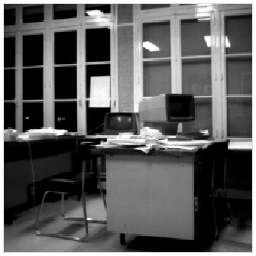
#> input picture Lab6-7/images/bureau.gif, 256 x 256 px
$ jupyter execute Lab67.ipynb   (shell and % lines are left out)
#> lines starting #> are read from the running program, lines starting #| are printed output that depends on the picture
# Digital Signal Processing

### MsCV - ViBOT - MAIA

[cell 1]

# To make some nice plot
import matplotlib.pyplot as plt
# To play with arrays
import numpy as np
import scipy as sp
from skimage import io

from skimage import img_as_float
from matplotlib import cm
from skimage import img_as_ubyte
from scipy import signal

## Filtering
**1.1**

[cell 2]
n1, d1 = signal.butter(3, 0.25)
w1, h1 = signal.freqz(n1, d1)
# High pass
n2, d2 = signal.butter(3, 0.75, 'highpass')
w2, h2 = signal.freqz(n2, d2)
# Band pass
n3, d3 = signal.butter(3, [0.3, 0.7], 'bandpass')
w3, h3 = signal.freqz(n3, d3)
# Band stop
n4, d4 = signal.butter(3, [0.3, 0.7], 'bandstop')
w4, h4 = signal.freqz(n4, d4)

# Butterworth filter
plt.figure
plt.subplot(221)
plt.plot(w1/np.pi,np.abs(h1))
plt.subplot(222)
plt.plot(w2/np.pi,np.abs(h2))
plt.figure
plt.subplot(223)
plt.plot(w3/np.pi,np.abs(h3))
plt.subplot(224)
plt.plot(w4/np.pi,np.abs(h4))
plt.tight_layout()
#> figure, not shown here; panel 1: curve peaks at x = 0, y = 1; panel 2: curve peaks at x = 0.998, y = 1; panel 3: curve peaks at x = 0.5, y = 1; panel 4: curve peaks at x = 0, y = 1

[cell 3]
# Chebychev filter
# Lowpass
n1, d1 = signal.cheby1(3, 1, 0.25, 'low')
w1, h1 = signal.freqz(n1, d1)
# Highpass
n2, d2 = signal.cheby1(3, 1, 0.75, 'highpass')
w2, h2 = signal.freqz(n2, d2)
# Passband
n3, d3 = signal.cheby1(3, 1, [0.3, 0.7], 'bandpass')
w3, h3 = signal.freqz(n3, d3)
# Bandstop
n4, d4 = signal.cheby1(3, 1, [0.3, 0.7], 'bandstop')
w4, h4 = signal.freqz(n4, d4)

# Chebychev_I filter
plt.figure
plt.subplot(221)
plt.plot(w1/np.pi,np.abs(h1))
plt.subplot(222)
plt.plot(w2/np.pi,np.abs(h2))
plt.figure
plt.subplot(223)
plt.plot(w3/np.pi,np.abs(h3))
plt.subplot(224)
plt.plot(w4/np.pi,np.abs(h4))
plt.tight_layout()
#> figure, not shown here; panel 1: curve peaks at x = 0, y = 1; panel 2: curve peaks at x = 0.781, y = 1; panel 3: curve peaks at x = 0.5, y = 1; panel 4: curve peaks at x = 0, y = 1

**1.2**

[cell 4]
# Lowpass
n1, d1 = signal.cheby1(3, 1, 0.25, 'low')
w1, h1 = signal.freqz(n1, d1)

n2, d2 = signal.cheby1(5, 1, 0.25, 'low')
w2, h2 = signal.freqz(n2, d2)

n3, d3 = signal.cheby1(10, 1, 0.25, 'low')
w3, h3 = signal.freqz(n3, d3)

n4, d4 = signal.cheby1(20, 1, 0.25, 'low')
w4, h4 = signal.freqz(n4, d4)

# Chebychev_I filter
plt.figure
plt.subplot(221)
plt.plot(w1/np.pi,np.abs(h1))
plt.subplot(222)
plt.plot(w2/np.pi,np.abs(h2))
plt.figure
plt.subplot(223)
plt.plot(w3/np.pi,np.abs(h3))
plt.subplot(224)
plt.plot(w4/np.pi,np.abs(h4))
plt.tight_layout()

# As we can see from the plots, the transition from passed frequencies to rejected frequencies is better when we
# increase the order of the filter but the ripple increases (oscillations).
#> figure, not shown here; panel 1: curve peaks at x = 0, y = 1; panel 2: curve peaks at x = 0, y = 1; panel 3: curve peaks at x = 0.041, y = 1; panel 4: curve peaks at x = 0.0996, y = 1

## Recursive filter

**2.1**

[cell 5]
# Dirac function
def dirac(n=0, N=20):
    # Check that the parameter are valid
    if n > N - 1:
        raise ValueError('n should be inferior to N-1')

    # Create the array
    s = np.zeros((N, ))
    # Place the dirac
    s[n] = 1

    return s
# =====================================================
x = dirac(20,40)
Ts = 0.5
s = 1.5 # scaling factor
alpha = s*Ts
a = np.exp(-alpha)

**2.2**

[cell 6]
y = np.zeros(42)
for i in range(2,40):
    y[i] = 2*a*y[i-1] - a**2*y[i-2] + x[i] + a*(alpha-1)*x[i-1]


ya = np.zeros(40)
for i in range(37, 0, -1):
    ya[i] = 2*a*ya[i+1] - a**2*ya[i+2] + a*(alpha+1)*x[i+1] - a**2*x[i+2]

plt.figure
plt.subplot(211)
plt.stem(y)
plt.subplot(212)
plt.stem(ya)
#> figure, not shown here; panel 1: curve peaks at x = 20, y = 1; panel 2: curve peaks at x = 19, y = 0.827

**2.3**

[cell 7]
# Step function
def step(n=0, N=20):
    # Check that the parameter are valid
#> called with n = 10, N = 40
    if n > N - 1:
        raise ValueError('n should be inferior to N-1')

    # Create the array
    s = np.zeros((N, ))
    # Create the ramp
    for idx_s in np.arange(n, N):
        s[idx_s] = 1

    return s
# =====================================================
x2 = step(10, 40) - step(30, 40)

y = np.zeros(42)
for i in range(0,40): # Causal
    y[i] = 2*a*y[i-1] - a**2*y[i-2] - s*alpha*a*x2[i-1]

ya = np.zeros(40)
for i in range(37, 0, -1): # Anticausal
    ya[i] = 2*a*ya[i+1] - a**2*ya[i+2] + s*alpha*a*x2[i+1]

plt.figure
plt.subplot(211)
plt.stem(y)
plt.subplot(212)
plt.stem(ya)
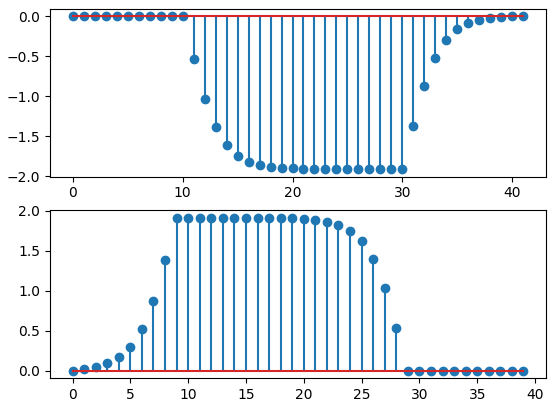
#> figure drawn by matplotlib, 2 panels; panel 1: curve peaks at x = 0, y = 0; panel 2: curve peaks at x = 9, y = 1.91

**2.4**

[cell 8]
# As we can see, when applying the derivative filter, it is highliting the edges.
# When we sum up the causal and anticausal parts we will have the edges highlighted.

**3.1**

[cell 9]
image = plt.imread('../images/bureau.gif')
#> image is the input picture: shape (256, 256); min 0, max 255, mean 91.3
plt.imshow(image, cmap='gray')

**3.2** , **3.3**

[cell 10]
size = image.shape
#> size = (256, 256)

# Smoothing along columns
yc = np.zeros((256, 256))
ya = np.zeros((256, 256))
out = np.zeros((256, 256))

for i in range(0, 256):
    for j in range(0, 256):
        yc[j][i] = 2*a*yc[j-1][i] - a**2*yc[j-2][i] + image[j][i] + a*(alpha-1)*image[j-1][i]

for i in range(0, 256):
    for j in range(254, 0, -1):
        ya[j][i] = 2*a*ya[j+1][i] - a**2*ya[j+1][i] + a*(alpha+1)*image[j+1][i] - a**2*image[j+1][i]
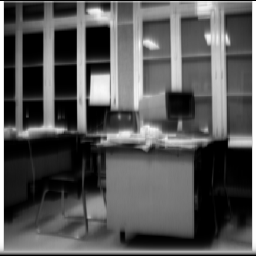
#> ya: shape (256, 256) float64; min 0, max 552.8, mean 190.1; drawn with min black and max white

for i in range(0, 256):
    for j in range(0, 256):
        out[i][j] = yc[i][j] + ya[i][j]
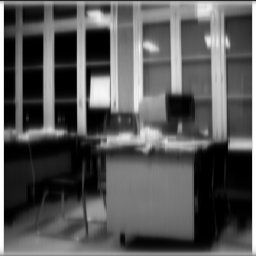
#> out: shape (256, 256) float64; min 7e-08, max 1360.6, mean 474.2; drawn with min black and max white

# Applying the derivative filter along the rows
yc = np.zeros((256, 256))
ya = np.zeros((256, 256))
out2 = np.zeros((256, 256))

for j in range(0, 256):
    for i in range(0, 256):
        yc[j][i] = 2*a*yc[j][i-1] - a**2*yc[j][i-2] - s*alpha*a*image[j][i-1]
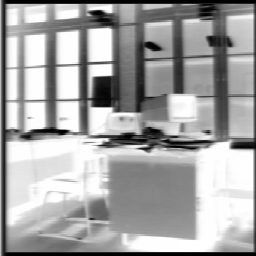
#> yc: shape (256, 256) float64; min -486.8, max -6.13e-24, mean -171.5; drawn with min black and max white

for j in range(0, 256):
    for i in range(253, 0, -1):
        ya[j][i] = 2*a*ya[j][i+1] - a**2*ya[j][i+2] + s*alpha*a*image[j][i+1]
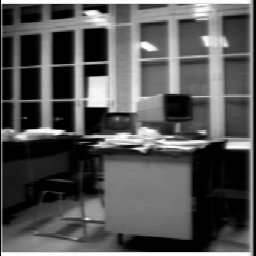
#> ya: shape (256, 256) float64; min 0, max 486.8, mean 166.4; drawn with min black and max white

for i in range(0, 256):
    for j in range(0, 256):
        out2[i][j] = yc[i][j] + ya[i][j]
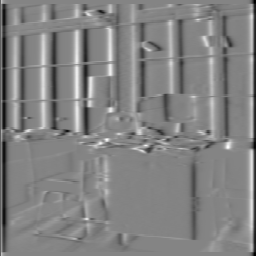
#> out2: shape (256, 256) float64; min -486.8, max 452.5, mean -5.1; drawn with min black and max white

# Applying Smoothing along rows
yc = np.zeros((256, 256))
ya = np.zeros((256, 256))
out3 = np.zeros((256, 256))

for j in range(0, 256):
    for i in range(0, 256):
        yc[j][i] = 2*a*yc[j][i-1] - a**2*yc[j][i-2] + image[j][i] + a*(alpha-1)*image[j][i-1]
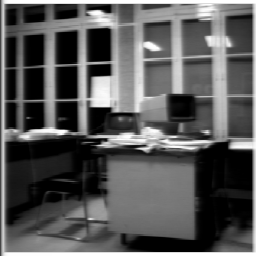
#> yc: shape (256, 256) float64; min 8.69e-24, max 807.8, mean 284.2; drawn with min black and max white

for j in range(0, 256):
    for i in range(253, 0, -1):
        ya[j][i] = 2*a*ya[j][i+1] - a**2*ya[j][i+1] + a*(alpha+1)*image[j][i+1] - a**2*image[j][i+1]

for i in range(0, 256):
    for j in range(0, 256):
        out3[i][j] = yc[i][j] + ya[i][j]
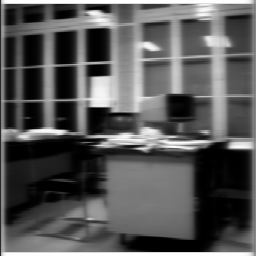
#> out3: shape (256, 256) float64; min 2.25e-06, max 1360.6, mean 472.8; drawn with min black and max white

# Derivation along columns
yc = np.zeros((256, 256))
ya = np.zeros((256, 256))
out4 = np.zeros((256, 256))

for i in range(0, 256):
    for j in range(0, 256):
        yc[j][i] = 2*a*yc[j-1][i] - a**2*yc[j-2][i] - s*alpha*a*image[j-1][i]
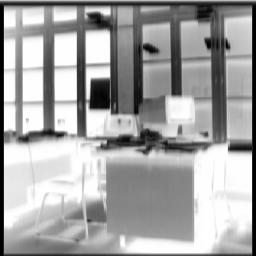
#> yc: shape (256, 256) float64; min -486.8, max -3.85e-29, mean -171.5; drawn with min black and max white

for i in range(0, 256):
    for j in range(253, 0, -1):
        ya[j][i] = 2*a*ya[j+1][i] - a**2*ya[j+2][i] + s*alpha*a*image[j+1][i]

for i in range(0, 256):
    for j in range(0, 256):
        out4[i][j] = yc[i][j] + ya[i][j]
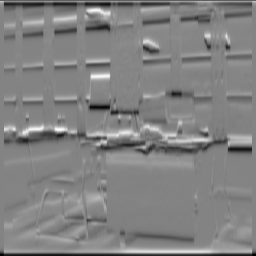
#> out4: shape (256, 256) float64; min -486.8, max 455.5, mean -5.4; drawn with min black and max white


plt.figure
plt.subplot(121)
plt.imshow(out, cmap='gray')
plt.title('Smoothing along columns')
plt.subplot(122)
plt.imshow(out2, cmap='gray')
plt.title('Derivation along rows')

**3.4**

[cell 11]
plt.figure
plt.subplot(121)
plt.imshow(out3, cmap='gray')
plt.title('Smoothing along rows')
plt.subplot(122)
plt.imshow(out4, cmap='gray')
plt.title('Derivation along columns')
